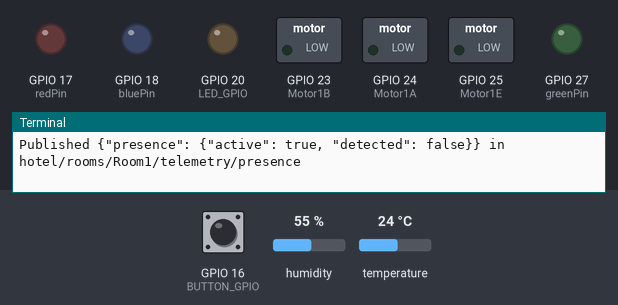
A program run on a simulated Raspberry Pi (BCM pin numbers). Parts: switched loads named in the program (green lamp = pin HIGH), output pins drawn as LEDs (lit = HIGH), the last lines printed to the terminal. The inputs (shaded band) are chosen by the test bench; at power-on: GPIO 16 (BUTTON_GPIO) HIGH, temperature 24 °C, humidity 55 %. The clock reads 2024-03-15 10:24:30 at power-on unless the program sets it; random numbers come from a fixed seed; no MQTT or app messages arrive unless stated; threads take turns every 2 ms.

Above: at 1.3 s.
1.4 s: GPIO 16 (BUTTON_GPIO) pulled LOW for 0.15 s
At 2.5 s:
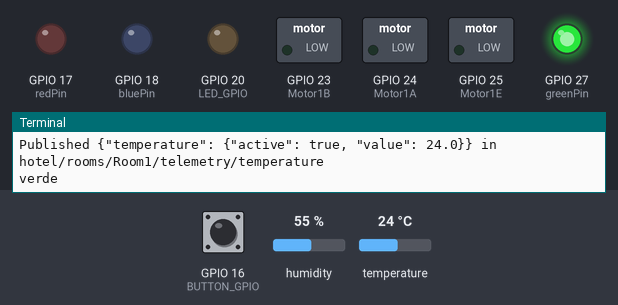
3.5 s: temperature set to 22 °C
6.5 s: temperature set to 19 °C
At 9.4 s:
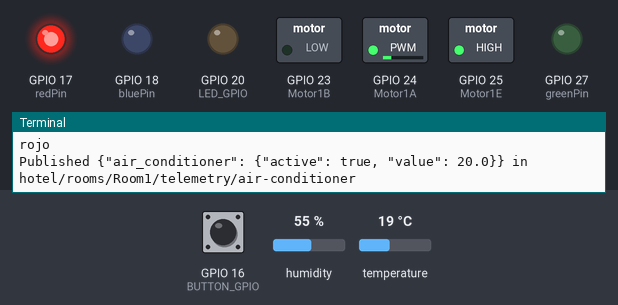
9.5 s: temperature set to 25 °C
12.5 s: GPIO 16 (BUTTON_GPIO) pulled LOW for 1 s
At 16.3 s:
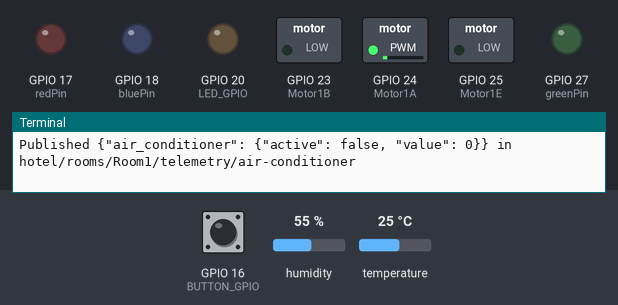
16.5 s: GPIO 16 (BUTTON_GPIO) pulled LOW for 0.15 s
At 17.5 s:
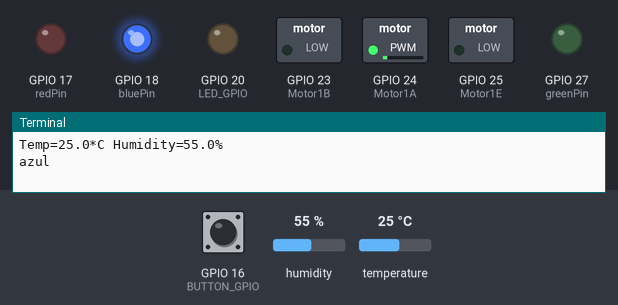
Timing chart, 0 to 20.2 s (numbered marks = the images above; inputs shaded):
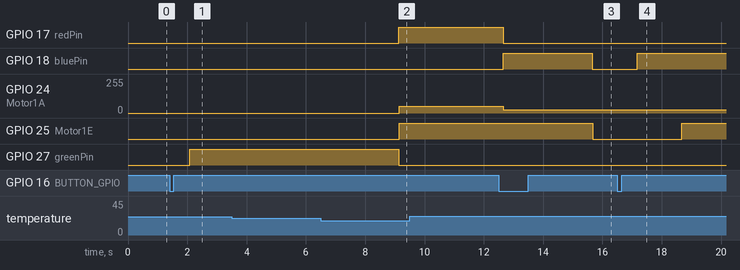

The program:

sensors.py
```python
import copy
import sys
import signal
import RPi.GPIO as GPIO
import time
import threading
import Adafruit_DHT
import datetime
import random
import json

from datetime import date
from time import sleep
from threading import Semaphore
import paho.mqtt.client as mqtt

DHT_SENSOR = Adafruit_DHT.DHT11
DHT_PIN = 4

Motor1A = 24
Motor1B = 23
Motor1E = 25

BUTTON_GPIO = 16
LED_GPIO = 20

bluePin = 18
greenPin = 27
redPin = 17

temperature = None
should_blink = False

sem = Semaphore()

# ----------------DATOS MQTT---------------------------
ROOM_ID = "Room1"
CONFIG_TOPIC = "hotel/rooms/" + ROOM_ID + "/config"

MQTT_SERVER = "34.107.38.240"
MQTT_PORT = 1884

TELEMETRY_TOPIC = "hotel/rooms/" + ROOM_ID + "/telemetry/"
TEMPERATURE_TOPIC = TELEMETRY_TOPIC + "temperature"
AIR_CONDITIONER_TOPIC = TELEMETRY_TOPIC + "air-conditioner"
PRESENCE_TOPIC = TELEMETRY_TOPIC + "presence"

COMMAND_TOPIC = "hotel/rooms/" + ROOM_ID + "/command/"
TEMPERATURE_COMMAND_TOPIC = COMMAND_TOPIC + "temperature"
AIR_COMMAND_TOPIC = COMMAND_TOPIC + "air-conditioner"
PRESENCE_COMMAND_TOPIC = COMMAND_TOPIC + "presence"

sensors = {}
current_json_air = ""
current_json_temperature = ""
is_connected = False


# --------------------RASPBERRY--------------------------


def setup():
    GPIO.setmode(GPIO.BCM)
    GPIO.setup(DHT_PIN, GPIO.OUT)

    GPIO.setup(Motor1A, GPIO.OUT)
    GPIO.setup(Motor1B, GPIO.OUT)
    GPIO.setup(Motor1E, GPIO.OUT)

    GPIO.setup(redPin, GPIO.OUT)
    GPIO.setup(greenPin, GPIO.OUT)
    GPIO.setup(bluePin, GPIO.OUT)

    GPIO.setup(BUTTON_GPIO, GPIO.IN, pull_up_down=GPIO.PUD_UP)  # configuramos el puerto para el botón
    GPIO.setup(LED_GPIO, GPIO.OUT)
    GPIO.setwarnings(False)


def loop():
    global temperature
    global should_blink
    global current_json_air

    pwm = GPIO.PWM(Motor1A, 100)
    pwm.start(0)
    while True:
        try:
            sem.acquire()
            temperature_copy = copy.deepcopy(temperature)
            sem.release()

            if temperature_copy is not None and should_blink is True:

                if 21 <= temperature_copy <= 24:

                    GPIO.output(Motor1A, GPIO.LOW)
                    pwm.ChangeDutyCycle(0)
                    GPIO.output(Motor1E, GPIO.LOW)

                    json_air = json.dumps({"air_conditioner": {
                                                    "active": False,
                                                    "value": 0}})

                elif temperature_copy < 21:
                    potencia = (21 - temperature_copy) * 10
                    if potencia > 100:
                        potencia = 100
                    GPIO.output(Motor1A, GPIO.HIGH)
                    GPIO.output(Motor1B, GPIO.LOW)
                    pwm.ChangeDutyCycle(potencia)
                    GPIO.output(Motor1E, GPIO.HIGH)

                    json_air = json.dumps({"air_conditioner": {
                                                    "active": True,
                                                    "value": potencia}})


                elif temperature_copy > 24:
                    potencia = (temperature_copy - 24) * 10
                    if potencia > 100:
                        potencia = 100
                    GPIO.output(Motor1A, GPIO.HIGH)
                    GPIO.output(Motor1B, GPIO.LOW)
                    pwm.ChangeDutyCycle(potencia)
                    GPIO.output(Motor1E, GPIO.HIGH)


                    json_air = json.dumps({"air_conditioner": {
                                                    "active": True,
                                                    "value": potencia}})
            if should_blink is False:
                GPIO.output(Motor1A, GPIO.LOW)
                GPIO.output(Motor1B, GPIO.LOW)
                GPIO.output(Motor1E, GPIO.LOW)

                json_air = json.dumps({"air_conditioner": {
                                                    "active": False,
                                                    "value": 0}})

            if current_json_air != json_air:
                client.publish(AIR_CONDITIONER_TOPIC, payload=json_air, qos=0, retain=False)
                print("Published", json_air, "in ", AIR_CONDITIONER_TOPIC)
                current_json_air = copy.deepcopy(json_air)

            time.sleep(3)

        except:
            print("Parada motor")


def weatherSensor():
    global temperature
    global should_blink
    global current_json_temperature
    try:
        while True:
            if should_blink is True:

                today = date.today()
                now = datetime.datetime.now().time()

                sem.acquire()
                humidity, temperature = Adafruit_DHT.read(DHT_SENSOR, DHT_PIN)
                temperature_copy = copy.deepcopy(temperature)
                sem.release()

                if humidity is not None and temperature_copy is not None:

                    print('Temp={0:0.1f}*C Humidity={1:0.1f}%'.format(temperature_copy, humidity))
                    json_temperature = json.dumps({"temperature": {
                                                        "active": True,
                                                        "value": temperature_copy}})
                    if current_json_temperature != json_temperature:

                        client.publish(TEMPERATURE_TOPIC, payload=json_temperature, qos=0, retain=False)
                        print("Published", json_temperature, "in", TEMPERATURE_TOPIC)
                        current_json_temperature = copy.deepcopy(json_temperature)
                else:
                    print("Sensore failure. Check wiring.")

                time.sleep(3)

    except:
        print("Parada temperatura")


def led_lightning():
    global temperature
    while True:

        sem.acquire()
        temperature_copy = copy.deepcopy(temperature)
        sem.release()
        if temperature_copy is not None and should_blink is True:
            if 21 <= temperature_copy <= 24:
                print("verde")
                GPIO.output(bluePin, GPIO.LOW)
                GPIO.output(redPin, GPIO.LOW)
                GPIO.output(greenPin, GPIO.HIGH)
                sleep(3)

            elif temperature_copy < 21:
                print("rojo")
                GPIO.output(bluePin, GPIO.LOW)
                GPIO.output(greenPin, GPIO.LOW)
                GPIO.output(redPin, GPIO.HIGH)
                sleep(3)

            elif temperature_copy > 24:
                print("azul")
                GPIO.output(bluePin, GPIO.HIGH)
                GPIO.output(greenPin, GPIO.LOW)
                GPIO.output(redPin, GPIO.LOW)

                sleep(3)
        elif should_blink is False:
            GPIO.output(bluePin, GPIO.LOW)
            GPIO.output(greenPin, GPIO.LOW)
            GPIO.output(redPin, GPIO.LOW)


def signal_handler(sig, frame):
    GPIO.cleanup()
    sys.exit(0)


def button_pressed_callback(channel):
    global should_blink
    should_blink = not should_blink


def button():
    GPIO.add_event_detect(BUTTON_GPIO, GPIO.RISING, callback=button_pressed_callback, bouncetime=200)
    json_presence = json.dumps(
            {"presence": {
                "active": True,
                "detected": should_blink
                }
            })
    client.publish(PRESENCE_TOPIC, payload=json_presence, qos=0, retain=False)
    print("Published", json_presence, "in ", PRESENCE_TOPIC)


def destroy():
    GPIO.cleanup()


# -----------------------------MQTT--------------------------------
def randomize_sensors():
    global sensors
    sensors = {
        "air_conditioner": {
            "active": True if random.randint(0, 1) == 1 else False,
            "value": random.randint(10, 30)
        },
        "presence": {
            "active": True if random.randint(0, 1) == 1 else False,
            "detected": True if random.randint(0, 1) == 1 else False
        },
        "temperature": {
            "active": True if random.randint(0, 1) == 1 else False,
            "value": random.randint(0, 40)
        }
    }


def on_publish(client, userdata, result):
    print("Data published")


def on_connect(client,  userdata, flags, rc):

    print("Raspy connected with code", rc)
    client.suscribe(AIR_COMMAND_TOPIC)
    print("Subscribed to ", AIR_COMMAND_TOPIC)


def on_message(client, userdata, msg):
    print("Mensaje recibido en raspberry", msg.topic, "con mensaje", msg.payload.decode())
    topic = msg.topic.split('/')
    if "config" in topic:
        global is_connected
        is_connected = True
    elif "command" in topic:
        if topic[-1] == "air-conditioner":
            global sensors
            print("RECIBIDO COMANDO DE AIRE ACONDICIONADO")
            payload = json.loads(msg.payload.decode())
            sensors["air_conditioner"]["mode"] = payload["mode"]


def connect_mqtt():
    client.username_pw_set(username="dso_server", password="dso_password")
    client.on_publish = on_publish
    client.on_message = on_message
    client.on_connect = on_connect
    client.connect(MQTT_SERVER, MQTT_PORT, 60)


# ----------------------------MAIN---------------------------


if __name__ == "__main__":
    setup()
    client = mqtt.Client()
    connect_mqtt()

    try:

        hilo_sensor = threading.Thread(target=weatherSensor, daemon=True)
        hilo_motor = threading.Thread(target=loop, daemon=True)
        hilo_led = threading.Thread(target=led_lightning, daemon=True)
        hilo_boton = threading.Thread(target=button, daemon=True)

        hilo_motor.start()
        hilo_sensor.start()
        hilo_led.start()
        hilo_boton.start()

        hilo_sensor.join()
        hilo_motor.join()
        hilo_led.join()
        hilo_boton.join()

        signal.pause()
    except (KeyboardInterrupt, SystemExit):
        print("Se ha parado por teclado")
        destroy()
        sys.exit()

    destroy()
```

Measured:
- the behaviour switches between 21 and 20 °C on temperature (found by bisection; images 1 and 2)
- after the input at 1.4 s, GPIO 27 (greenPin): LOW → HIGH after 0.68 s
- after the input at 6.5 s, GPIO 17 (redPin): LOW → HIGH after 2.6 s; GPIO 24 (Motor1A): 0/255 → 51/255 after 2.7 s; GPIO 25 (Motor1E): LOW → HIGH after 2.7 s; GPIO 27 (greenPin): HIGH → LOW after 2.6 s
- after the input at 9.5 s, every drawn part: stays the same
- after the input at 12.5 s, GPIO 25 (Motor1E): HIGH → LOW after 3.2 s
- after the input at 16.5 s, GPIO 18 (bluePin): LOW → HIGH after 0.68 s; GPIO 25 (Motor1E): LOW → HIGH after 2.2 s
